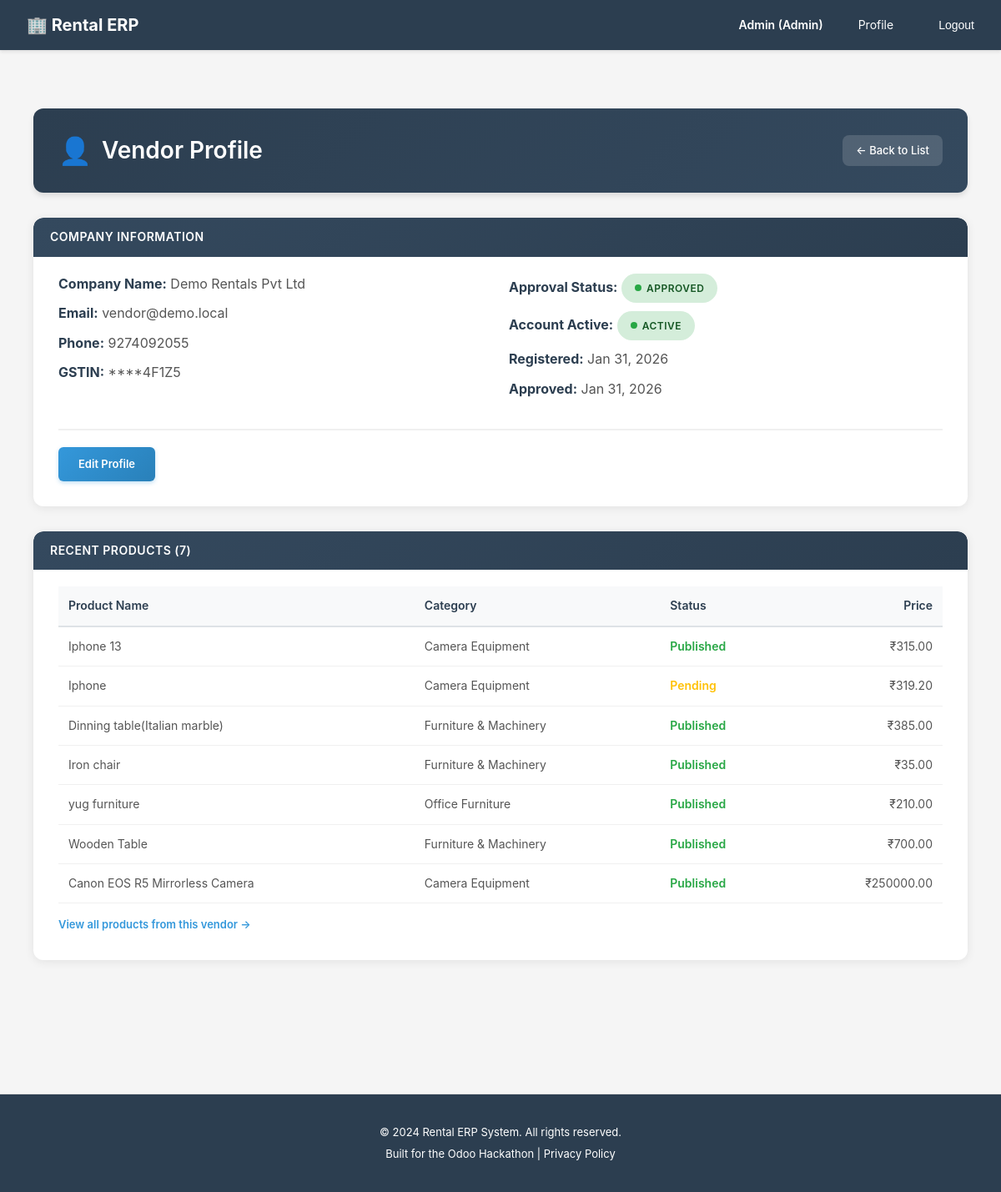
Page /accounts/admin/vendors/1/profile/ (signed in) on the earlier database version.
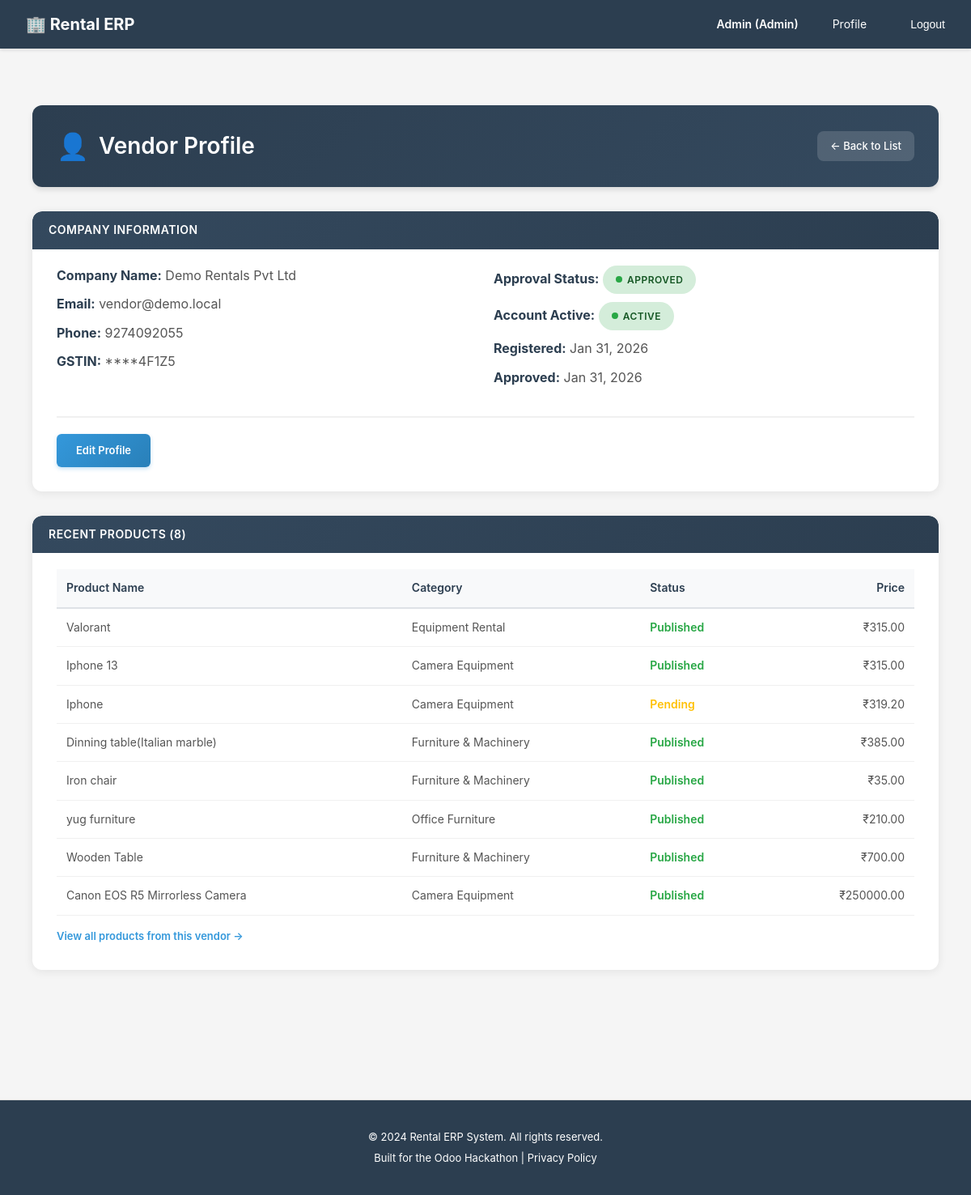
Same page on the later database version.
### catalog/models.py (models this page shows, shortened)
class Product(models.Model):
    vendor = models.ForeignKey(
        settings.AUTH_USER_MODEL,
        on_delete=models.CASCADE,
        related_name='products',
        limit_choices_to={'role': 'vendor'},
        help_text="Vendor who owns this product"
    )
    category = models.ForeignKey(
        ProductCategory,
        on_delete=models.SET_NULL,
        blank=True,
        null=True,
        related_name='products',
        help_text="Product classification for filtering"
    )
    name = models.CharField(
        max_length=255,
        help_text="Product name (e.g., 'Canon EOS R5 Mirrorless Camera')"
    )
    slug = models.SlugField(
        max_length=255,
        unique=True,
        help_text="URL-friendly identifier"
    )
    description = models.TextField(
        help_text="Detailed product description for customer decision-making"
    )
    short_description = models.CharField(
        max_length=500,
        blank=True,
        null=True,
        help_text="Brief summary for product listings"
    )
    image_main = models.ImageField(
        upload_to='products/images/',
        blank=True,
        null=True,
        help_text="Primary product image"
    )
    is_rentable = models.BooleanField(
        default=True,
        help_text="Can this product be rented? (vs purchase-only)"
    )
    is_published = models.BooleanField(
        default=False,
        help_text="Visible on website. Vendors can unpublish temporarily."
    )
    quantity_on_hand = models.PositiveIntegerField(
        default=0,
        help_text="Total physical inventory owned by vendor"
    )
    cost_price = models.DecimalField(
        max_digits=10,
        decimal_places=2,
        validators=[MinValueValidator(0)],
        help_text="Vendor's acquisition cost (for margin calculation)"
    )
    attributes = models.JSONField(
        default=dict,
        blank=True,
        help_text="Dynamic attributes like Brand, Model, Color (JSON: {'brand': 'Canon', 'model': 'EOS R5'})"
    )
    meta_title = models.CharField(
        max_length=255,
        blank=True,
        null=True,
        help_text="SEO page title"
    )
    meta_description = models.TextField(
        blank=True,
        null=True,
        help_text="SEO meta description"
    )
    created_at = models.DateTimeField(auto_now_add=True)
    updated_at = models.DateTimeField(auto_now=True)
    class Meta:
        db_table = 'products'
        verbose_name = 'Product'
        verbose_name_plural = 'Products'
        ordering = ['-created_at']
        indexes = [
            models.Index(fields=['vendor', 'is_published']),
            models.Index(fields=['category', 'is_published']),
            models.Index(fields=['slug']),
        ]

class ProductCategory(models.Model):
    name = models.CharField(
        max_length=100,
        unique=True,
        help_text="Category name (e.g., 'Camera Equipment', 'Furniture')"
    )
    slug = models.SlugField(
        max_length=100,
        unique=True,
        help_text="URL-friendly identifier"
    )
    parent = models.ForeignKey(
        'self',
        on_delete=models.CASCADE,
        blank=True,
        null=True,
        related_name='subcategories',
        help_text="Parent category for hierarchical structure"
    )
    description = models.TextField(
        blank=True,
        null=True,
        help_text="Category description for SEO and customer guidance"
    )
    is_active = models.BooleanField(
        default=True,
        help_text="Show/hide category on website"
    )
    created_at = models.DateTimeField(auto_now_add=True)
    updated_at = models.DateTimeField(auto_now=True)
    class Meta:
        db_table = 'product_categories'
        verbose_name = 'Product Category'
        verbose_name_plural = 'Product Categories'
        ordering = ['name']

### accounts/decorators.py (the view)
        def wrapper(request, *args, **kwargs):
            if not request.user.is_authenticated:
                return redirect('accounts:login')
            if request.user.role not in allowed_roles:
                return HttpResponseForbidden('You do not have access to this page.')
            return view_func(request, *args, **kwargs)

### rental_erp/compliance.py (called while the page is built)
    def process_request(self, request):
        if not request.user.is_authenticated:
            return None
        if request.method == 'GET':
            path_lower = request.path.lower()
            for model in self.PERSONAL_DATA_MODELS:
                if model in path_lower:
                    self._log_data_access(request, model)
                    break
        return None

    def process_request(self, request):
        if not request.user.is_authenticated:
            return None
        consent_key = f'gdpr_consent:{request.user.id}'
        has_consent = cache.get(consent_key)
        if has_consent is None:
            cache.set(consent_key, True, 86400)  # Cache for 24 hours
        return None

    def process_response(self, request, response):
        response['X-Privacy-Policy'] = '/privacy-policy/'
        if hasattr(settings, 'DATA_RETENTION_DAYS'):
            response['X-Data-Retention-Days'] = str(settings.DATA_RETENTION_DAYS)
        return response

### rental_erp/encryption.py (called while the page is built)
def mask_sensitive_data(data, pattern='****', show_last=4):
    if not data or len(data) <= show_last:
        return pattern
    visible = data[-show_last:]
    return pattern + visible

### templates/accounts/admin_vendor_profile.html (shortened to what this page needs)
{% extends 'base.html' %}
{% block content %}
<div class="vendor-profile-container">
    <div class="page-header">
        <h2>Vendor Profile</h2>
        <a href="{% url 'accounts:admin_vendor_list' %}" class="back-link">← Back to List</a>
    </div>
    <div class="card-modern">
        <div class="card-body">
            <h3 class="section-header">Company Information</h3>
            <div class="info-grid">
                <div>
                    <p class="info-row"><strong>Company Name:</strong> {{ vendor.company_name }}</p>
                    <p class="info-row"><strong>Email:</strong> {{ vendor.user.email }}</p>
                    <p class="info-row"><strong>Phone:</strong> {{ vendor.user.phone }}</p>
                    <p class="info-row"><strong>GSTIN:</strong> {{ masked_data.masked_gstin|default:"Not provided" }}</p>
                </div>
                <div>
                    <p class="info-row"><strong>Approval Status:</strong>
                        {% if vendor.is_approved %}
                            <span class="status-badge status-approved">Approved</span>
                        {% else %}
                            <span class="status-badge status-pending">Pending</span>
                        {% endif %}
                    </p>
                    <p class="info-row"><strong>Account Active:</strong>
                        {% if vendor.user.is_active %}
                            <span class="status-badge status-active">Active</span>
                        {% else %}
                            <span class="status-badge status-inactive">Inactive</span>
                        {% endif %}
                    </p>
                    <p class="info-row"><strong>Registered:</strong> {{ vendor.created_at|date:"M d, Y" }}</p>
                    {% if vendor.approved_at %}
                        <p class="info-row"><strong>Approved:</strong> {{ vendor.approved_at|date:"M d, Y" }}</p>
                    {% endif %}
                </div>
            </div>
            <div class="actions-row">
                <a href="{% url 'accounts:admin_vendor_edit' vendor.pk %}" class="action-btn">Edit Profile</a>
            </div>
        </div>
    </div>
    <div class="card-modern">
        <div class="card-body">
            <h3 class="section-header">Recent Products ({{ products|length }})</h3>
            {% if products %}
            <table class="products-table">
                <thead>
                    <tr>
                        <th>Product Name</th>
                        <th>Category</th>
                        <th>Status</th>
                        <th style="text-align: right;">Price</th>
                    </tr>
                </thead>
                <tbody>
                    {% for product in products %}
                    <tr>
                        <td>{{ product.name }}</td>
                        <td>{{ product.category.name|default:"Uncategorized" }}</td>
                        <td>
                            {% if product.is_published %}
                                <span class="products-status published">Published</span>
                            {% else %}
                                <span class="products-status pending">Pending</span>
                            {% endif %}
                        </td>
                        <td style="text-align: right;">₹{{ product.cost_price }}</td>
                    </tr>
                    {% endfor %}
                </tbody>
            </table>
            {% else %}
            <p style="color: #7f8c8d; font-style: italic;">No products listed yet.</p>
            {% endif %}
            <a href="{% url 'accounts:admin_product_list' %}?vendor={{ vendor.user.id }}" class="view-all-link">View all products from this vendor →</a>
        </div>
    </div>
</div>
{% endblock %}

Differences in the rows shown:
added Product: name "Valorant", category.name "Equipment Rental", is_published "Published", cost_price "315.00"
Other differences:
{{ products|length }}: "7" → "8"
